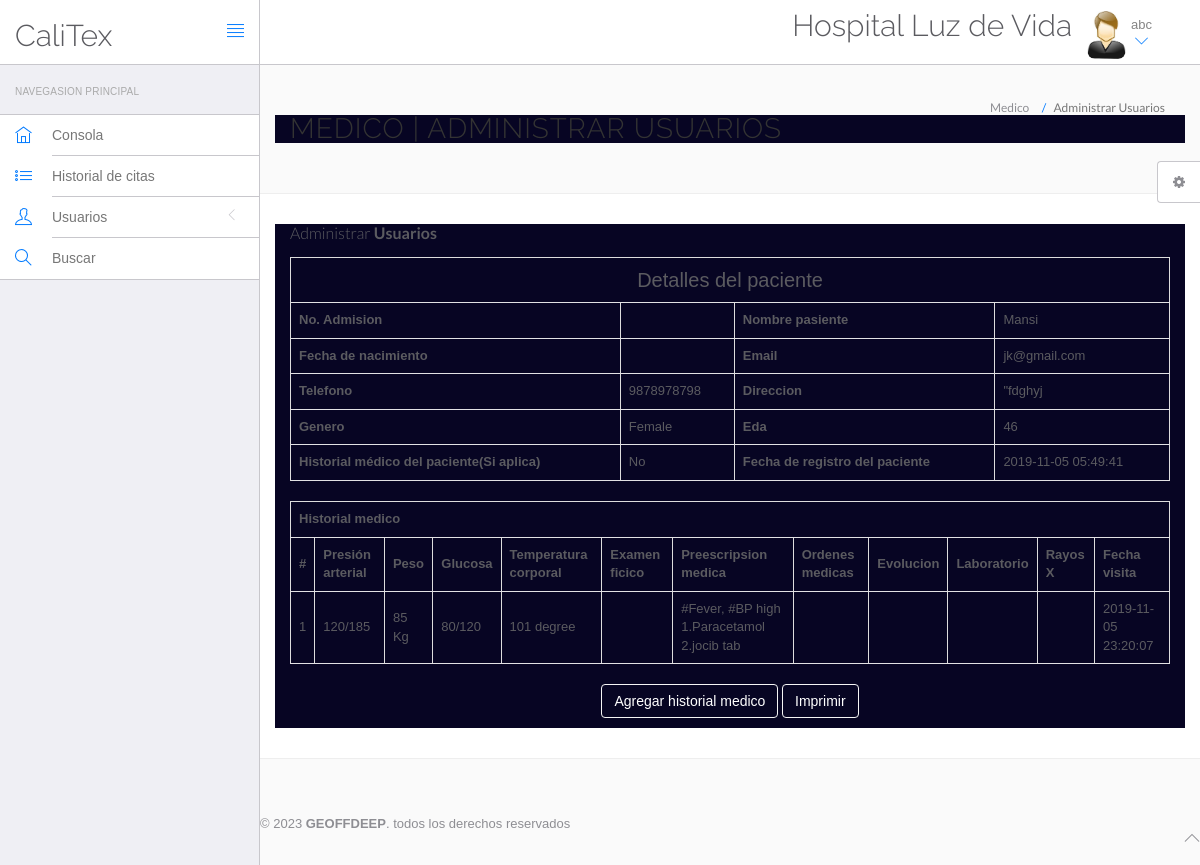
Page /hms/doctor/view-patient.php?viewid=3 (signed in) on the committed database.
### tables this page shows
CREATE TABLE `doctors` (
  `id` int(11) NOT NULL AUTO_INCREMENT,
  `specilization` varchar(255) DEFAULT NULL,
  `doctorName` varchar(255) DEFAULT NULL,
  `address` longtext DEFAULT NULL,
  `docFees` varchar(255) DEFAULT NULL,
  `contactno` bigint(11) DEFAULT NULL,
  `docEmail` varchar(255) DEFAULT NULL,
  `password` varchar(255) DEFAULT NULL,
  `creationDate` timestamp NULL DEFAULT current_timestamp(),
  `updationDate` timestamp NULL DEFAULT NULL ON UPDATE current_timestamp(),
  PRIMARY KEY (`id`)
);

CREATE TABLE `tblpatient` (
  `ID` int(10) NOT NULL AUTO_INCREMENT,
  `Docid` int(10) DEFAULT NULL,
  `PatientName` varchar(200) DEFAULT NULL,
  `PatientContno` bigint(10) DEFAULT NULL,
  `PatientEmail` varchar(200) DEFAULT NULL,
  `PatientGender` varchar(50) DEFAULT NULL,
  `PatientAdd` mediumtext DEFAULT NULL,
  `PatientAge` int(10) DEFAULT NULL,
  `PatientMedhis` mediumtext DEFAULT NULL,
  `CreationDate` timestamp NULL DEFAULT current_timestamp(),
  `UpdationDate` timestamp NULL DEFAULT NULL ON UPDATE current_timestamp(),
  PRIMARY KEY (`ID`)
);

CREATE TABLE `tblmedicalhistory` (
  `ID` int(10) NOT NULL AUTO_INCREMENT,
  `PatientID` int(10) DEFAULT NULL,
  `BloodPressure` varchar(200) DEFAULT NULL,
  `BloodSugar` varchar(200) NOT NULL,
  `Weight` varchar(100) DEFAULT NULL,
  `Temperature` varchar(200) DEFAULT NULL,
  `MedicalPres` mediumtext DEFAULT NULL,
  `CreationDate` timestamp NOT NULL DEFAULT current_timestamp() ON UPDATE current_timestamp(),
  PRIMARY KEY (`ID`)
);

### hms/doctor/view-patient.php (the view, shortened to what this page needs)
<?php
include('include/config.php');
?>
<!DOCTYPE html>
<html lang="en">
	<head>
		<link rel="stylesheet" href="vendor/bootstrap/css/bootstrap.min.css">
		<link rel="stylesheet" href="vendor/fontawesome/css/font-awesome.min.css">
		<link rel="stylesheet" href="vendor/themify-icons/themify-icons.min.css">
		<link href="vendor/animate.css/animate.min.css" rel="stylesheet" media="screen">
		<link href="vendor/perfect-scrollbar/perfect-scrollbar.min.css" rel="stylesheet" media="screen">
		<link href="vendor/switchery/switchery.min.css" rel="stylesheet" media="screen">
		<link href="vendor/bootstrap-touchspin/jquery.bootstrap-touchspin.min.css" rel="stylesheet" media="screen">
		<link href="vendor/select2/select2.min.css" rel="stylesheet" media="screen">
		<link href="vendor/bootstrap-datepicker/bootstrap-datepicker3.standalone.min.css" rel="stylesheet" media="screen">
		<link href="vendor/bootstrap-timepicker/bootstrap-timepicker.min.css" rel="stylesheet" media="screen">
		<link rel="stylesheet" href="assets/css/styles.css">
		<link rel="stylesheet" href="assets/css/plugins.css">
		<link rel="stylesheet" href="assets/css/themes/theme-1.css" id="skin_color" />
	</head>
	<body>
		<div id="app">
               <?php include('include/sidebar.php');?>
        <div class="app-content">
               <?php include('include/header.php');?>
           <div class="main-content" >
             <div class="wrap-content container" id="container">
               <section id="page-title">
                 <div class="row">
                    <div class="col-sm-8">
                        <h1 class="mainTitle">Medico | Administrar Usuarios</h1>
                    </div>
                    <ol class="breadcrumb">
                       <li>
                        <span>Medico</span>
                       </li>
                       <li class="active">
                        <span>Administrar Usuarios</span>
                       </li>
                     </ol>
                  </div>
                </section>
                  <div class="container-fluid container-fullw bg-white" id="printIt">
                      <div class="row">
                         <div class="col-md-12">
                           <h5 class="over-title margin-bottom-15">Administrar<span class="text-bold"> Usuarios</span></h5>
                           <?php
                               $vid=$_GET['viewid'];
                               $ret=mysqli_query($con,"select * from tblpatient where ID='$vid'");
                               $cnt=1;
                               while ($row=mysqli_fetch_array($ret)) {
                               ?>
                           <table border="1" class="table table-bordered" >
                               <tr align="center">
                                  <td colspan="5" style="font-size:20px;color:blue">Detalles del paciente</td>
                               </tr>
                               <tr>
                                  <th scope>No. Admision</th>
                                     <td><?php  echo $row['PatientAdmision'];?></td>
                                     <th scope>Nombre pasiente</th>
                                     <td><?php  echo $row['PatientName'];?></td>
                               </tr>
                               <tr>
                                  <th scope>Fecha de nacimiento</th>
                                  <td><?php  echo $row['FechaNac'];?></td>
                                  <th scope>Email</th>
                                  <td><?php  echo $row['PatientEmail'];?></td>
                               </tr>
                               <tr>
                                  <th scope>Telefono</th>
                                  <td><?php  echo $row['PatientContno'];?></td>
                                  <th>Direccion</th>
                                  <td><?php  echo $row['PatientAdd'];?></td>
                               </tr>
                               <tr>
                                  <th>Genero</th>
                                  <td><?php  echo $row['PatientGender'];?></td>
                                  <th>Eda</th>
                                  <td><?php  echo $row['PatientAge'];?></td>
                               </tr>
                               <tr>
                                  <th>Historial médico del paciente(Si aplica)</th>
                                  <td><?php  echo $row['PatientMedhis'];?></td>
                                  <th>Fecha de registro del paciente</th>
                                  <td><?php  echo $row['CreationDate'];?></td>
                               </tr>
                               <?php }?>
                           </table>
                               <?php
                                $ret=mysqli_query($con,"select * from tblmedicalhistory  where PatientID='$vid'");
                               ?>
                  <table id="datatable" class="table table-bordered dt-responsive nowrap" style="border-collapse: collapse; border-spacing: 0; width: 100%;">
                           <tr align="center">
                             <th colspan="13" >Historial medico</th>
                          </tr>
                          <tr>
                             <th>#</th>
                             <th>Presión arterial</th>
                             <th>Peso</th>
                             <th>Glucosa</th>
                             <th>Temperatura corporal</th>
                             <th>Examen ficico</th>
                             <th>Preescripsion medica</th>
                             <th>Ordenes medicas</th>
                             <th>Evolucion</th>
                             <th>Laboratorio</th>
                             <th>Rayos X</th>
                             <th>Fecha visita</th>
                         </tr>
                           <?php
                             while ($row=mysqli_fetch_array($ret)) {
                            ?>
                          <tr>
                             <td><?php echo $cnt;?></td>
                             <td><?php  echo $row['BloodPressure'];?></td>
                             <td><?php  echo $row['Weight'];?></td>
                             <td><?php  echo $row['BloodSugar'];?></td>
                             <td><?php  echo $row['Temperature'];?></td>
                             <td><?php  echo $row['ExamenFisico'];?></td>
                             <td><?php  echo $row['MedicalPres'];?></td>
                             <td><?php  echo $row['OrdenesMedicas'];?></td>
                             <td><?php  echo $row['Evolucion'];?></td>
                             <td><?php  echo $row['Laboratorio'];?></td>
                             <td><?php  echo $row['RayosX'];?></td>
                             <td><?php  echo $row['CreationDate'];?></td>
                         </tr>
                           <?php $cnt=$cnt+1;} ?>
                      </table>
                   <p align="center">
                     <button class="btn btn-primary waves-effect waves-light w-lg" data-toggle="modal" data-target="#myModal">Agregar historial medico</button>
                     <button class="btn btn-primary waves-effect waves-light w-lg" onClick="printOut('printIt')">Imprimir</button>
                  </p>
       </div>
    </div>
  </div>
</div>
	<?php include('include/footer.php');?>
	<?php include('include/setting.php');?>
		</div>
	</body>
</html>

### hms/doctor/include/header.php (shortened to what this page needs)
<header class="navbar navbar-default navbar-static-top">
					<div class="navbar-header">
						<a class="navbar-brand" href="#">
							<h2 style="padding-top:20% ">CaliTex</h2>
						</a>
						<a href="#" class="sidebar-toggler pull-right visible-md visible-lg" data-toggle-class="app-sidebar-closed" data-toggle-target="#app">
							<i class="ti-align-justify"></i>
						</a>
					</div>
					<div class="navbar-collapse collapse">
						<ul class="nav navbar-right">
								<li  style="padding-top:2% ">
								<h2>Hospital Luz de Vida</h2>
							</li>
							<li class="dropdown current-user">
								<a href class="dropdown-toggle" data-toggle="dropdown">
									<img src="assets/images/images.jpg" > <span class="username">
									<?php $query=mysqli_query($con,"select doctorName from doctors where id='".$_SESSION['id']."'");
while($row=mysqli_fetch_array($query))
{
	echo $row['doctorName'];
}
									?> <i class="ti-angle-down"></i></i></span>
								</a>
							</li>
						</ul>
					</div>
				</header>

### hms/doctor/assets/css/themes/theme-1.css (style rules this page uses)
body { background: #FAFAFA; }
header .navbar-header { background: #ffffff !important; border-right-color: #c8c7cc !important; border-bottom-color: #c8c7cc !important; }
header .navbar-header .sidebar-toggler, header .navbar-header .sidebar-mobile-toggler { color: #007aff !important; }
header .navbar-header .navbar-brand { color: #777 !important; }
header .navbar-collapse { background: #ffffff !important; border-bottom-color: #c8c7cc !important; box-shadow: none !important; }
header .navbar-collapse .navbar-right > li > a { color: #777; }
header .navbar-collapse .navbar-right > li > a i { color: #007aff !important; }

### rows in the picture
doctors: doctorName "abc"
tblpatient: PatientName "Mansi", PatientEmail "jk@gmail.com", PatientContno "9878978798", PatientAdd "\"fdghyj", PatientGender "Female", PatientAge "46", PatientMedhis "No", CreationDate "2019-11-05 05:49:41"
tblmedicalhistory: BloodPressure "120/185", Weight "85 Kg", BloodSugar "80/120", Temperature "101 degree", MedicalPres "#Fever, #BP high 1.Paracetamol 2.jocib tab", CreationDate "2019-11-05 23:20:07"
